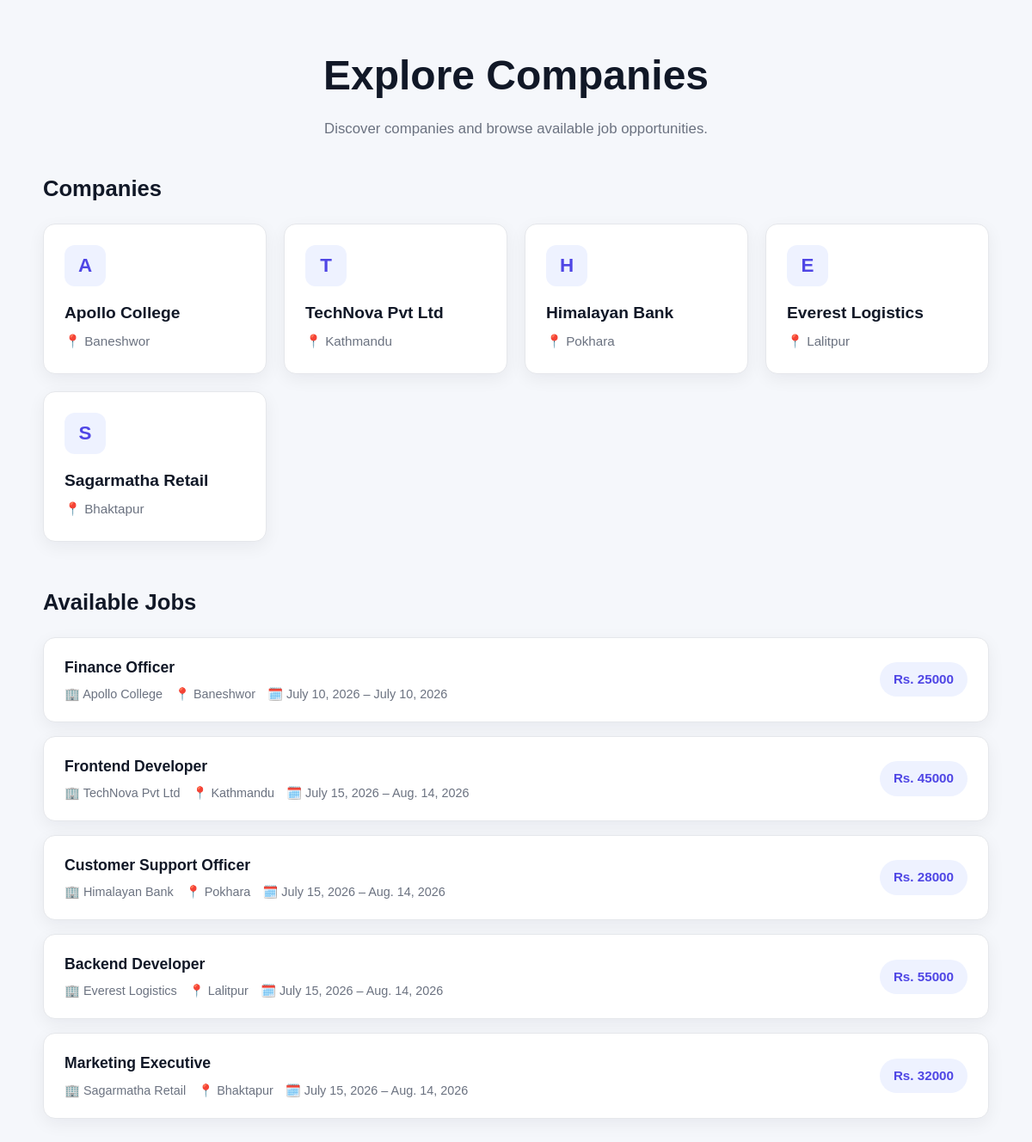
Page /admin2/ on the earlier database version.
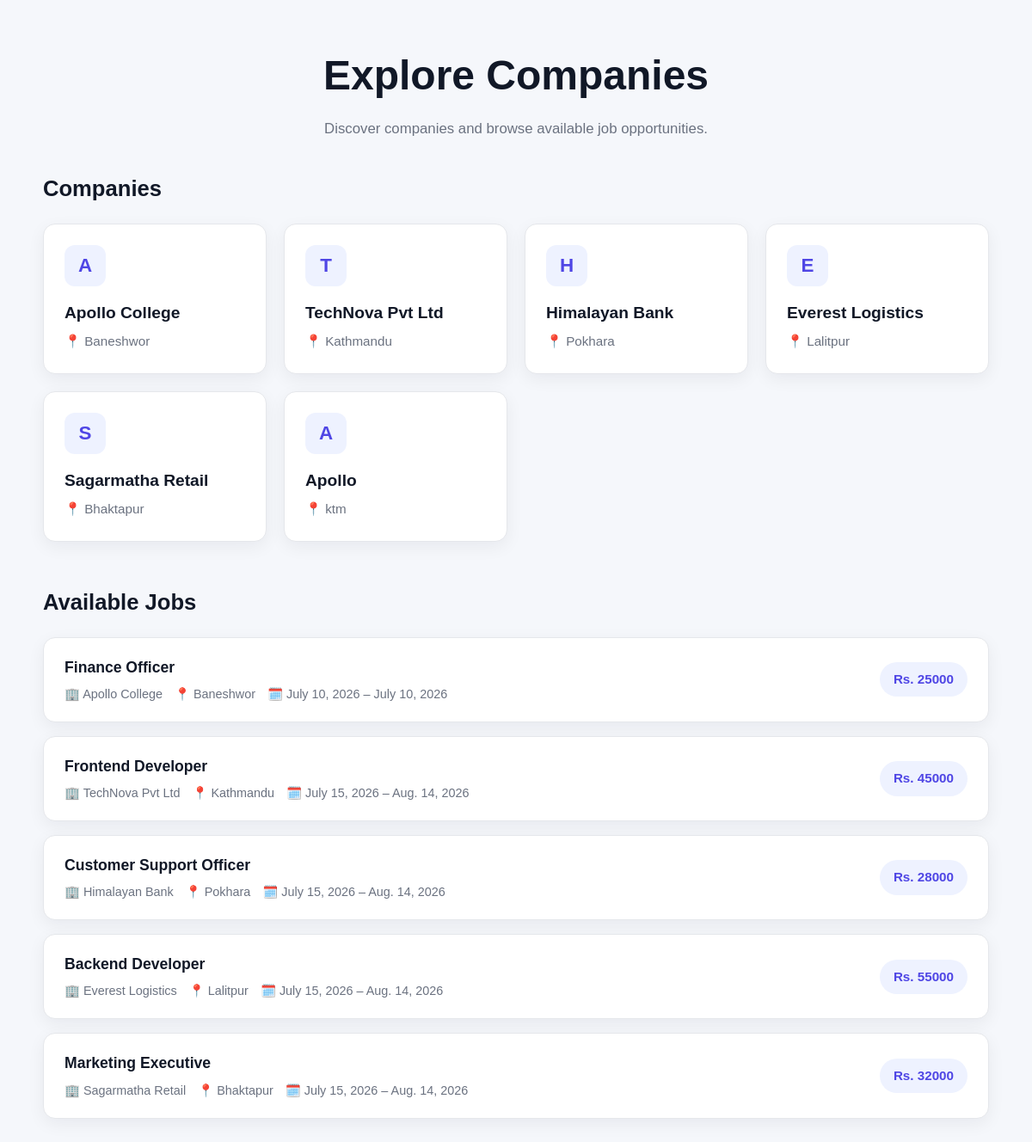
Same page on the later database version.
### portal/models.py (models this page shows)
class Company(models.Model):
    name = models.CharField(max_length=63)
    location = models.TextField()
    contact_no = models.CharField(max_length=10)

class Job(models.Model):
    company = models.ForeignKey(Company,
                                related_name="company",
                                on_delete=models.CASCADE)
    title = models.CharField(max_length=127)
    description = models.TextField(blank=True, null=True)
    start_date = models.DateField()
    end_date = models.DateField()
    salary = models.FloatField()
    created_at = models.DateTimeField(auto_now_add=True)

### jobportal/urls.py (the view)
# urls.py: path("admin2/", admin2),
def admin2(request):
    companys = Company.objects.all() # select * from companys
    jobs = Job.objects.all()
    return render(request, "admin2.html", {"companys": companys, "jobs": jobs})

### templates/admin2.html (shortened to what this page needs)
<!DOCTYPE html>
<html lang="en">
<head>
</head>
<body>
    <main class="container">
        <header class="page-header">
            <h1>Explore Companies</h1>
            <p>Discover companies and browse available job opportunities.</p>
        </header>
        <section class="section">
            <h2 class="section-title">Companies</h2>
            <div class="company-grid">
                {% for company in companys %}
                    <article class="company-card">
                        <div class="company-icon">
                            {{ company.name|slice:":1"|upper }}
                        </div>
                        <h3 class="company-name">
                            {{ company.name }}
                        </h3>
                        <p class="company-location">
                            📍 {{ company.location|default:"Location not available" }}
                        </p>
                    </article>
                {% empty %}
                    <div class="empty-state">
                        No companies are currently available.
                    </div>
                {% endfor %}
            </div>
        </section>
        <section class="section">
            <h2 class="section-title">Available Jobs</h2>
            <div class="jobs-list">
                {% for job in jobs %}
                <a class="job-card" href="{% url 'job-detail' job.id %}">
                    <div class="job-info">
                        <h3>{{ job.title }}</h3>
                        <div class="job-meta">
                            <span>🏢 {{ job.company.name }}</span>
                            <span>📍 {{ job.company.location|default:"Location not available" }}</span>
                            <span>🗓️ {{ job.start_date }} – {{ job.end_date }}</span>
                        </div>
                    </div>
                    <span class="job-salary">Rs. {{ job.salary|floatformat:0 }}</span>
                </a>
                {% empty %}
                <div class="empty-state">
                    No jobs are currently available.
                </div>
                {% endfor %}
            </div>
        </section>
    </main>
</body>
</html>

### templates/admin2.html (style rules this page uses)
* { margin: 0; padding: 0; box-sizing: border-box; }
body { font-family: Arial, sans-serif; background: #f5f7fb; color: #1f2937; line-height: 1.6; }
.container { width: min(1100px, 92%); margin: 0 auto; padding: 50px 0; }
.page-header { margin-bottom: 35px; text-align: center; }
.page-header h1 { font-size: clamp(2rem, 5vw, 3rem); margin-bottom: 10px; color: #111827; }
.page-header p { color: #6b7280; font-size: 1.05rem; }
.section { margin-bottom: 50px; }
.section-title { font-size: 1.6rem; margin-bottom: 20px; color: #111827; }
.company-grid { display: grid; grid-template-columns: repeat(auto-fit, minmax(250px, 1fr)); gap: 20px; }
.company-card { background: #ffffff; border: 1px solid #e5e7eb; border-radius: 14px; padding: 24px; box-shadow: 0 6px 20px rgba(15, 23, 42, 0.06); transition: transform 0.2s ease, box-shadow 0.2s ease; }
.company-icon { width: 48px; height: 48px; display: flex; align-items: center; justify-content: center; background: #eef2ff; color: #4f46e5; border-radius: 12px; font-size: 1.4rem; font-weight: 700; margin-bottom: 16px; }
.company-name { font-size: 1.2rem; margin-bottom: 6px; color: #111827; }
.company-location { color: #6b7280; font-size: 0.95rem; }
.jobs-list { display: flex; flex-direction: column; gap: 16px; }
.job-card { display: flex; align-items: center; justify-content: space-between; gap: 20px; background: #ffffff; border: 1px solid #e5e7eb; border-radius: 14px; padding: 20px 24px; box-shadow: 0 6px 20px rgba(15, 23, 42, 0.06); text-decoration: none; color: inherit; transition: transform 0.2s ease, box-shadow 0.2s ease; }
.job-info h3 { font-size: 1.1rem; color: #111827; margin-bottom: 6px; }
.job-meta { display: flex; flex-wrap: wrap; gap: 6px 14px; color: #6b7280; font-size: 0.9rem; }
.job-salary { flex-shrink: 0; background: #eef2ff; color: #4f46e5; font-weight: 700; font-size: 0.95rem; padding: 8px 16px; border-radius: 999px; white-space: nowrap; }

Differences in the rows shown:
added Company: name "A", name "Apollo", location "ktm"
